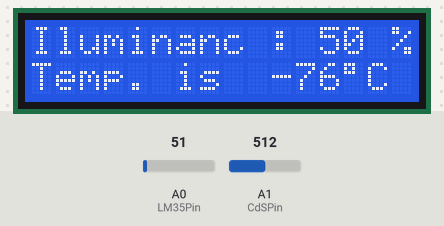
The sketch below on a simulated Arduino Uno, built with avr-gcc and run on an emulated ATmega328P. On the bench: 16×2 character LCD. Inputs (shaded band) come from the test bench; at power-on: A0 (LM35Pin) = 51, A1 (CdSPin) = 512.

Above: at 4.3 s.
4.4 s: A0 (LM35Pin) set to 61
At 5.6 s:
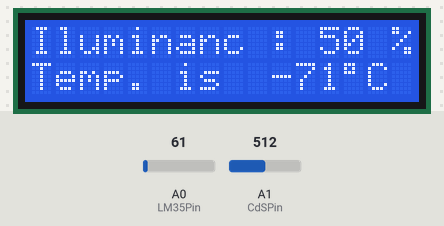
7.1 s: A1 (CdSPin) set to 716
At 7.5 s:
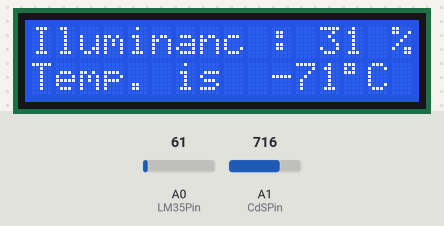
9.8 s: A0 (LM35Pin) set to 71
At 12.3 s:
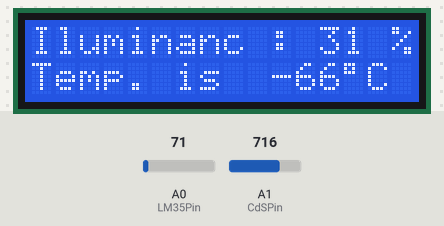
12.6 s: A1 (CdSPin) set to 900
At 14.2 s:
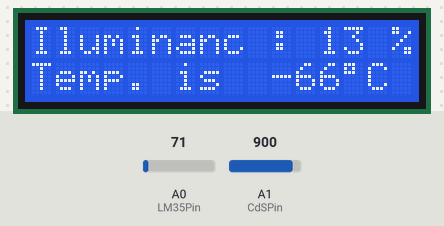
15.3 s: A0 (LM35Pin) set to 86
At 17.9 s:
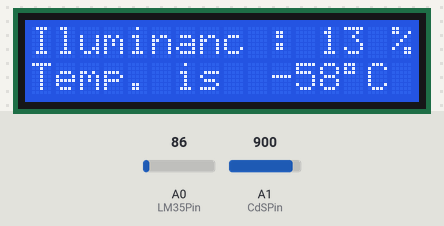
18.6 s: A1 (CdSPin) set to 1023
At 19.7 s:
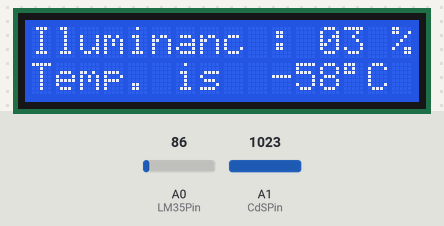
Timing chart, 0 to 21.6 s (numbered marks = the images above; inputs shaded):
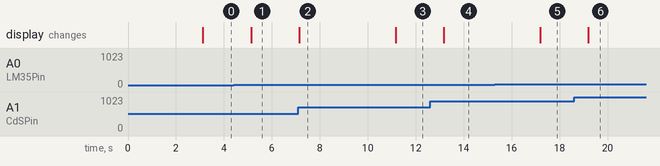

Measured:
- after the input at 4.4 s, the display: changes after 0.73 s (image 1)
- after the input at 7.1 s, the display: changes at once (image 2)
- after the input at 9.8 s, the display: changes after 1.4 s (image 3)
- after the input at 12.6 s, the display: changes after 0.57 s (image 4)
- after the input at 15.3 s, the display: changes after 1.9 s (image 5)
- after the input at 18.6 s, the display: changes after 0.59 s (image 6)

The sketch:

AR21_cds_lm35.ino
```cpp
/*
 예제 6.3
 LM35를 이용한 온도 측정
 */

// I2C 통신 라이브러리 설정
#include <Wire.h>
// I2C LCD 라리브러리 설정
#include <LiquidCrystal_I2C.h>

// LCD I2C address 설정
// PCF8574:0x27, PCF8574A:0x3F
LiquidCrystal_I2C lcd(0x27,16,2);

// 0번 아날로그핀을 LM35 입력으로 설정한다.
const int LM35Pin = 0;
const int CdSPin = 1;

void setup() {

  // 16X2 LCD 모듈 설정하고 백라이트를 켠다.
  lcd.init(); // LCD 설정
  lcd.backlight();

  // 메세지를 표시한다.
  lcd.print("Checking");
  lcd.setCursor(0,1);
  lcd.print("Illum and Temp.");

  // 3초동안 메세지를 표시한다.
  delay(3000);

  // 모든 메세지를 삭체한 뒤
  // 숫자를 제외한 부분들을 미리 출력시킨다.

  lcd.clear();
  lcd.setCursor(0,0);
  lcd.print("Iluminance: ");
  lcd.setCursor(15,0);
  lcd.print("%");

  lcd.setCursor(0,1);
  lcd.print("Temp. is  ");

  //LCD 문자표에서 '°' 기호를 직접 써준다
  lcd.setCursor(13,1);
  lcd.write(B11011111);
  lcd.setCursor(14,1);
  lcd.print("C");


   // '°' 기호 문자코드

}

void loop(){
  int adcValue; // 실제 센서로부터 읽은 값 (0~1023)
  int adcValue2;
  long temp; // 현재의 온도
  int illuminance; // 현재의 밝기. 0~100%

  // LM35의 Vout을 읽는다.
  adcValue = analogRead(LM35Pin);
  adcValue2 = analogRead(CdSPin);
  // 온도값으로 환산한다. 오버플로우 방지를 위하여 500L로 표시한다.
  // 500L의 경우 500을 32비트 long 형태의 숫자로 나타내 준다.
  temp = (adcValue * 500L)/1023;
  illuminance = map(adcValue2,0,1023,100,0);

  // 전에 표시했던 내용을 지우고 LCD에 ADC 값과 온도를 출력한다.
  // 지우지 않으면 이전에 표시했던 값이 남게 된다.
  lcd.setCursor(9,0);
  lcd.print(" ");
  // 밝기를 표시한다
  lcd.setCursor(12,0);
  lcd.print(illuminance);

  // 전에 표시했던 내용을 지운다.


  // 온도를 표시한다
  lcd.setCursor(10,1);
  lcd.print(temp-100);


  delay(2000);
}
```
